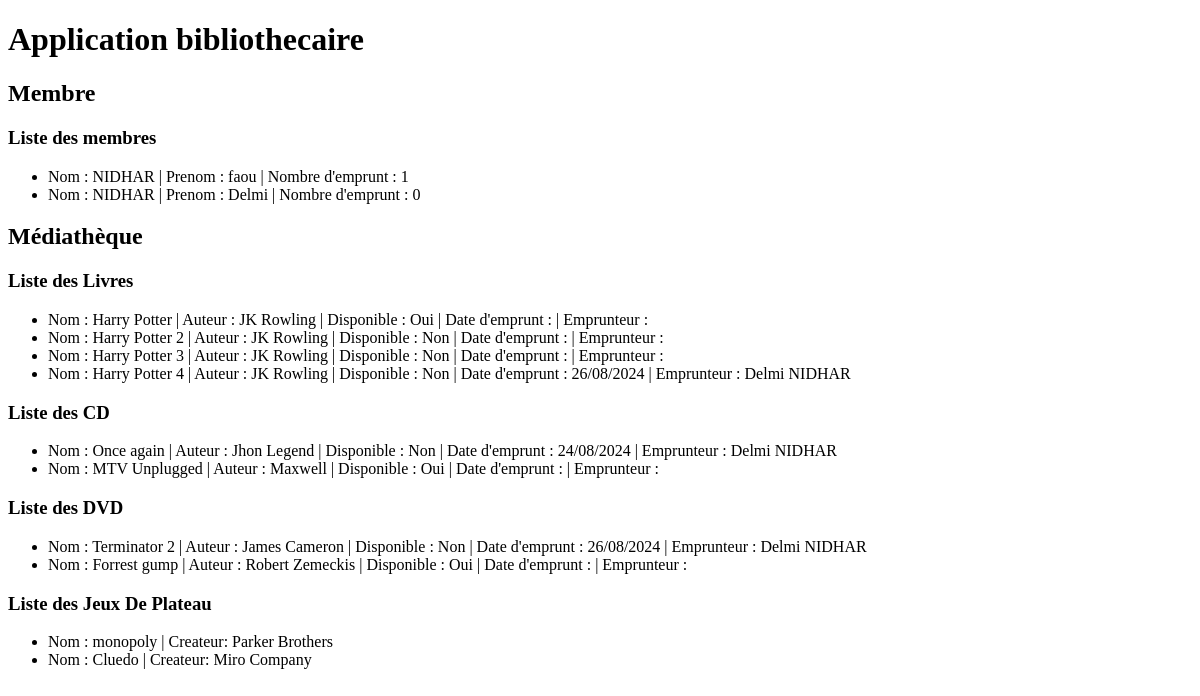
Before: / with the older database file.
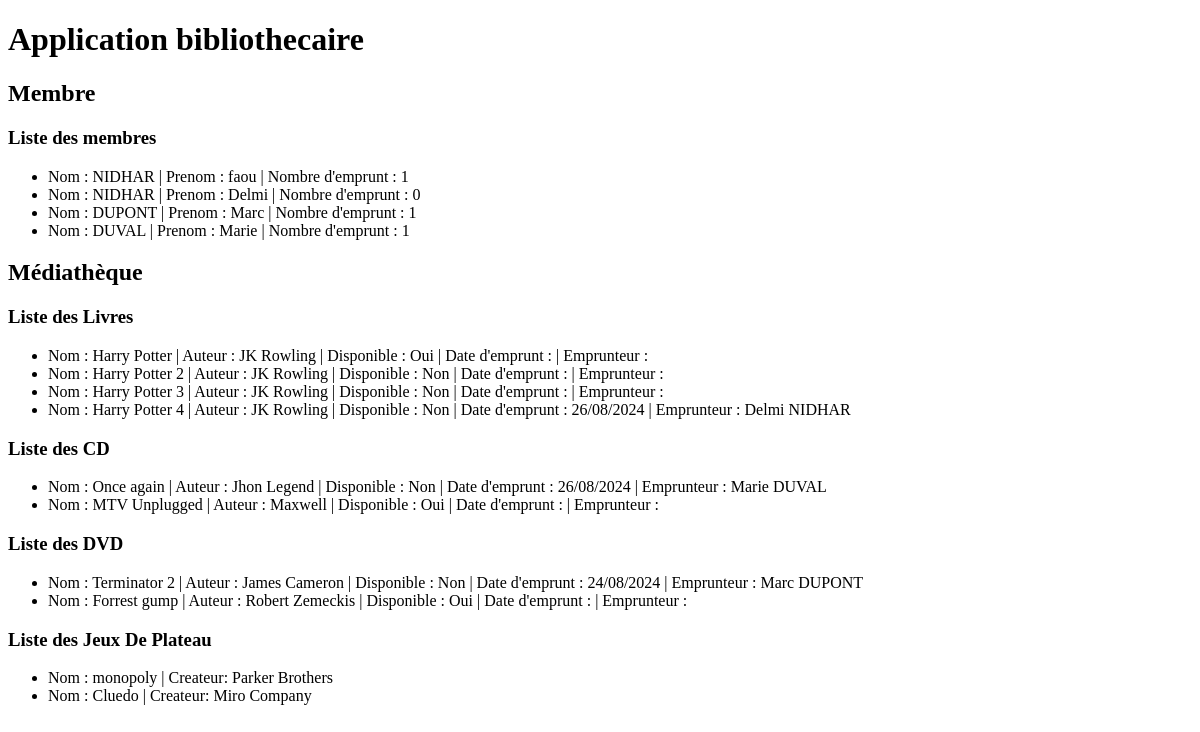
After: the same page with the newer database file.
### application_bibliothecaire/models.py (models this page shows)
class Membre(models.Model):
     nom = models.fields.CharField(max_length=150)
     prenom = models.fields.CharField(max_length=150)
     Emprunt = models.fields.CharField(max_length=150)

class Media(models.Model):
    class Meta:
        abstract = True

class Livre(Media):
    name = models.fields.CharField(max_length=150)
    auteur = models.fields.CharField(max_length=150)
    dateEmprunt = models.fields.CharField(max_length=150)
    disponible = models.fields.CharField(max_length=150)
    emprunteur = models.fields.CharField(max_length=150)

class Cd(Media):
    name = models.fields.CharField(max_length=150)
    auteur = models.fields.CharField(max_length=150)
    dateEmprunt = models.fields.CharField(max_length=150)
    disponible = models.fields.CharField(max_length=150)
    emprunteur = models.fields.CharField(max_length=150)

class Dvd(Media):
    name = models.fields.CharField(max_length=150)
    auteur = models.fields.CharField(max_length=150)
    dateEmprunt = models.fields.CharField(max_length=150)
    disponible = models.fields.CharField(max_length=150)
    emprunteur = models.fields.CharField(max_length=150)

class JeuxDePlateau(models.Model):
    name = models.fields.CharField(max_length=150)
    createur = models.fields.CharField(max_length=150)

### application_bibliothecaire/views.py (the view)
# urls.py: path('', views.listeMembre),
def listeMembre(request):
    membres = Membre.objects.all()
    livres = Livre.objects.all()
    cds = Cd.objects.all()
    dvds = Dvd.objects.all()
    jdps = JeuxDePlateau.objects.all()
    return render(request, 'application/application_bibliothecaire.html',
                  { 'livres': livres, 'membres': membres , 'cds': cds , 'dvds': dvds , 'jdps': jdps ,  } )

### application_bibliothecaire/templates/application/application_bibliothecaire.html (shortened to what this page needs)
<!DOCTYPE html>
<html lang="en">
<head>
</head>
<body>
    <div>
        <h1>Application bibliothecaire</h1>
    </div>
    <div>
        <div>
            <h2>Membre</h2>
        </div>
        <div>
            <h3>Liste des membres</h3>
            <ul>
            {% for membre in membres %}
            <li> Nom : {{ membre.nom }} | Prenom : {{ membre.prenom }} | Nombre d'emprunt : {{ membre.Emprunt }}</li>
            {% endfor %}
            </ul>
        </div>
    </div>
    <div>
        <div>
            <h2>Médiathèque</h2>
        </div>
        <div>
            <h3>Liste des Livres</h3>
             <ul>
            {% for livre in livres %}
             <li> Nom : {{ livre.name }} | Auteur : {{ livre.auteur}} | Disponible : {{livre.disponible}} | Date d'emprunt : {{livre.dateEmprunt}} | Emprunteur : {{ livre.emprunteur }} </li>
            {% endfor %}
            </ul>
        </div>
        <div>
            <h3>Liste des CD</h3>
             <ul>
            {% for cd in cds %}
             <li> Nom : {{ cd.name }} | Auteur : {{ cd.auteur}} | Disponible : {{cd.disponible}} |  Date d'emprunt : {{ cd.dateEmprunt}} | Emprunteur : {{ cd.emprunteur }} </li>
            {% endfor %}
            </ul>
        </div>
        <div>
            <h3>Liste des DVD</h3>
            <ul>
            {% for dvd in dvds %}
            <li> Nom : {{ dvd.name }} | Auteur : {{ dvd.auteur}} | Disponible : {{dvd.disponible}} |  Date d'emprunt : {{ dvd.dateEmprunt}} | Emprunteur : {{ dvd.emprunteur }}  </li>
            {% endfor %}
          </ul>
        </div>
        <div>
             <h3>Liste des Jeux De Plateau</h3>
             <ul>
             {% for jdp in jdps %}
             <li> Nom : {{ jdp.name }} | Createur: {{ jdp.createur }}   </li>
                {% endfor %}
             </ul>
        </div>
    </div>
</body>
</html>

Changed rows visible on the page:
added Membre: nom "DUPONT", prenom "Marc", Emprunt "1"
added Membre: nom "DUVAL", prenom "Marie", Emprunt "1"
changed Cd "Once again": dateEmprunt "24/08/2024" → "26/08/2024"; emprunteur "Delmi NIDHAR" → "Marie DUVAL"
changed Dvd "Terminator 2": dateEmprunt "26/08/2024" → "24/08/2024"; emprunteur "Delmi NIDHAR" → "Marc DUPONT"
